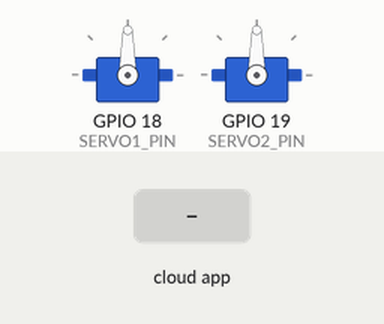
This sketch was run on a simulated ESP32. Shown: 2 × servo. The inputs (shaded band) are chosen by the test bench. WiFi joins after 1.5 s; servers stay silent unless stated; the Firebase database answers and starts empty; what the sketch prints to the serial monitor is not drawn.

Above: at 2.7 s.
2.8 s: the phone or cloud app sets path_selection to 1
At 3.2 s:
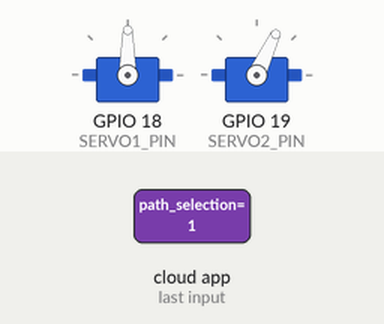
4.3 s: the phone or cloud app sets race_status to started
Timing chart, 0 to 7.3 s (numbered marks = the images above; inputs shaded):
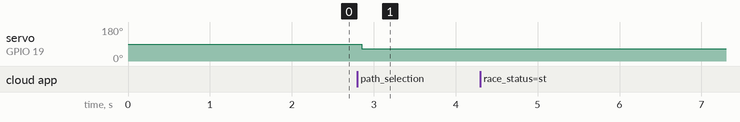

The sketch:

sketch_jun2a.ino
```cpp
#include <WiFi.h>
#include <FirebaseESP32.h>
#include <ESP32Servo.h>

// ---------- Credentials ----------
#define WIFI_SSID "" // Setup your wifi ssid
#define WIFI_PASSWORD "" // Setup your wifi password
#define FIREBASE_HOST "" // Add firebase host
#define FIREBASE_AUTH "" // Add firebase auth

// Objects
FirebaseData fbdo;
FirebaseAuth auth;
FirebaseConfig config;

Servo servo1, servo2;

#define SERVO1_PIN 18
#define SERVO2_PIN 19

// Firebase checking interval
unsigned long lastFirebaseCheck = 0;
const unsigned long firebaseCheckInterval = 200;

// Race status and path variables
bool raceStarted = false;
int pathValue = 0; // <-- DECLARED GLOBALLY HERE

// ---------------- PATH FUNCTIONS ----------------
void path1() {
  servo1.write(90);
  servo2.write(65);
  Serial.println("Path 1");
}

void path2() {
  servo1.write(30);
  servo2.write(65);
  Serial.println("Path 2");
}

void path3() {
  servo1.write(95);
  servo2.write(110);
  Serial.println("Path 3");
}

void setup() {
  Serial.begin(115200);

  servo1.attach(SERVO1_PIN);
  servo2.attach(SERVO2_PIN);

  WiFi.begin(WIFI_SSID, WIFI_PASSWORD);

  while (WiFi.status() != WL_CONNECTED) {
    delay(500);
    Serial.print(".");
  }

  Serial.println("\nWiFi Connected");

  config.host = FIREBASE_HOST;
  config.signer.tokens.legacy_token = FIREBASE_AUTH;

  Firebase.begin(&config, &auth);
  Firebase.reconnectWiFi(true);
}

void loop() {
  if (Firebase.ready()) {

    // Read Firebase only every 200ms
    if (millis() - lastFirebaseCheck >= firebaseCheckInterval) {
      lastFirebaseCheck = millis();

      // ---------- Read path_selection ----------
      if (Firebase.getInt(fbdo, "/path_selection")) {

        // <-- REMOVED "int" HERE. WE NOW UPDATE THE GLOBAL VARIABLE
        pathValue = fbdo.intData();

        static int lastPath = -1;

        if (pathValue != lastPath) {
          if (pathValue == 1) {
            path1();
          } else if (pathValue == 2) {
            path2();
          } else if (pathValue == 3) {
            path3();
          }

          lastPath = pathValue;
        }
      }

      // ---------- Read race_status ----------
      if (Firebase.getString(fbdo, "/race_status")) {
        String statusValue = fbdo.stringData();
        statusValue.trim();

        if (statusValue == "started") {
          raceStarted = true;
        } else {
          raceStarted = false;
        }

        Serial.print("Race Status: ");
        Serial.println(statusValue);
      }
    }
  }
}
```

Measured:
- after the input at 2.8 s, servo on GPIO 19 (SERVO2_PIN): 90° → 65° after 0.05 s
- after the input at 4.3 s, every drawn part: stays the same
